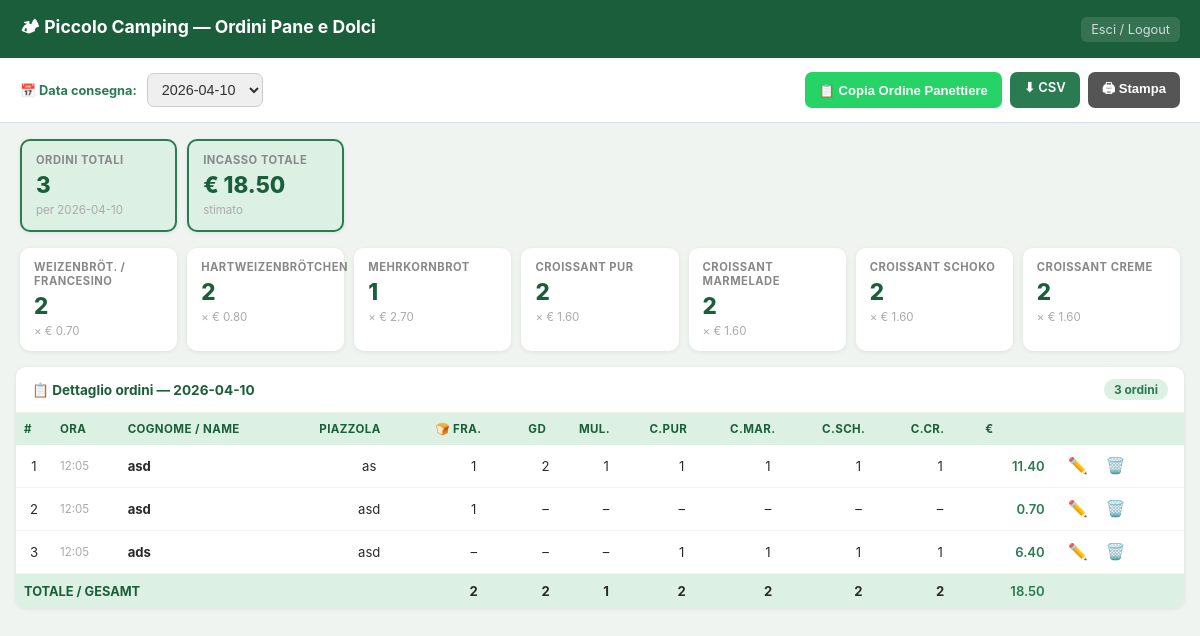
The app's page /manager/dashboard (signed in) with its own data.
### tables this page shows
CREATE TABLE orders (
            id                  INTEGER PRIMARY KEY AUTOINCREMENT,
            created_at          TEXT    DEFAULT (datetime('now','localtime')),
            delivery_date       TEXT    NOT NULL,
            customer_name       TEXT    NOT NULL,
            pitch_number        TEXT    NOT NULL,
            francesino          INTEGER DEFAULT 0,
            grano_duro          INTEGER DEFAULT 0,
            multicereale        INTEGER DEFAULT 0,
            cornetto_vuoto      INTEGER DEFAULT 0,
            cornetto_marmellata INTEGER DEFAULT 0,
            cornetto_cioccolato INTEGER DEFAULT 0,
            cornetto_crema      INTEGER DEFAULT 0,
            total_amount        REAL    DEFAULT 0
        );

### app.py (the view)
@app.route('/manager/dashboard')
def manager_dashboard():
    if not session.get('mgr'):
        return redirect(url_for('manager_login'))
    today = datetime.now().strftime('%Y-%m-%d')
    with get_db() as conn:
        dates = conn.execute(
            'SELECT DISTINCT delivery_date FROM orders ORDER BY delivery_date DESC'
        ).fetchall()
        sel = request.args.get('date') or (dates[0]['delivery_date'] if dates else today)
        orders = conn.execute(
            'SELECT * FROM orders WHERE delivery_date=? ORDER BY created_at',
            (sel,)).fetchall()
    totals = {k: sum(o[k] for o in orders) for k in PRICES}
    grand  = sum(o['total_amount'] for o in orders)
    return render_template('manager.html',
                           orders=orders, dates=dates,
                           selected_date=sel,
                           totals=totals,
                           grand_total=grand,
                           prices=PRICES)

### app.py (called while the page is built)
def get_db():
    conn = sqlite3.connect(DB_PATH)
    conn.row_factory = sqlite3.Row
    return conn

### templates/manager.html (shortened to what this page needs)
<!DOCTYPE html>
<html lang="it">
<head>
</head>
<body>
<div class="hdr">
  <h1>🏕 Piccolo Camping — Ordini Pane e Dolci</h1>
  <a href="/manager/logout">Esci / Logout</a>
</div>
<div class="date-bar no-print">
  <label>📅 Data consegna:</label>
  <form method="GET" action="/manager/dashboard" style="display:inline-flex;gap:8px;align-items:center">
    <select name="date" onchange="this.form.submit()">
      {% for d in dates %}
      <option value="{{ d['delivery_date'] }}"
        {% if d['delivery_date'] == selected_date %}selected{% endif %}>
        {{ d['delivery_date'] }}
      </option>
      {% endfor %}
    </select>
  </form>
  <div class="actions-group">
    <button class="copy-btn" id="btn_copia" onclick="copiaOrdine()">📋 Copia Ordine Panettiere</button>
    <a class="export-btn" href="/manager/export?date={{ selected_date }}">⬇ CSV</a>
    <button class="print-btn" onclick="window.print()">🖨 Stampa</button>
  </div>
</div>
<div class="summary">
  <div class="sum-card total-card">
    <h3>Ordini totali</h3>
    <p>{{ orders|length }}</p>
    <small>per {{ selected_date }}</small>
  </div>
  <div class="sum-card total-card">
    <h3>Incasso totale</h3>
    <p>€ {{ "%.2f"|format(grand_total) }}</p>
    <small>stimato</small>
  </div>
</div>
<div class="summary" style="padding-top:0">
  <div class="sum-card">
    <h3>Weizenbröt. / Francesino</h3>
    <p>{{ totals.francesino }}</p>
    <small>× € 0.70</small>
  </div>
  <div class="sum-card">
    <h3>Hartweizenbrötchen</h3>
    <p>{{ totals.grano_duro }}</p>
    <small>× € 0.80</small>
  </div>
  <div class="sum-card">
    <h3>Mehrkornbrot</h3>
    <p>{{ totals.multicereale }}</p>
    <small>× € 2.70</small>
  </div>
  <div class="sum-card">
    <h3>Croissant pur</h3>
    <p>{{ totals.cornetto_vuoto }}</p>
    <small>× € 1.60</small>
  </div>
  <div class="sum-card">
    <h3>Croissant Marmelade</h3>
    <p>{{ totals.cornetto_marmellata }}</p>
    <small>× € 1.60</small>
  </div>
  <div class="sum-card">
    <h3>Croissant Schoko</h3>
    <p>{{ totals.cornetto_cioccolato }}</p>
    <small>× € 1.60</small>
  </div>
  <div class="sum-card">
    <h3>Croissant Creme</h3>
    <p>{{ totals.cornetto_crema }}</p>
    <small>× € 1.60</small>
  </div>
</div>
<div class="table-wrap">
  <div class="table-title">
    <span>📋 Dettaglio ordini — {{ selected_date }}</span>
    <span class="badge-count">{{ orders|length }} ordini</span>
  </div>
  {% if orders %}
  <div style="overflow-x:auto">
  <table>
    <thead>
      <tr>
        <th>#</th>
        <th>Ora</th>
        <th>Cognome / Name</th>
        <th>Piazzola</th>
        <th title="Francesino">🍞 Fra.</th>
        <th title="Grano Duro">GD</th>
        <th title="Multicereale">Mul.</th>
        <th title="Cornetto vuoto">C.pur</th>
        <th title="Cornetto marmellata">C.Mar.</th>
        <th title="Cornetto cioccolato">C.Sch.</th>
        <th title="Cornetto crema">C.Cr.</th>
        <th>€</th>
        <th class="no-print"></th>
      </tr>
    </thead>
    <tbody>
      {% for o in orders %}
      <tr>
        <td class="td-num">{{ loop.index }}</td>
        <td class="td-time">{{ o['created_at'][11:16] }}</td>
        <td><strong>{{ o['customer_name'] }}</strong></td>
        <td class="td-num">{{ o['pitch_number'] }}</td>
        <td class="td-num">{% if o['francesino'] %}{{ o['francesino'] }}{% else %}–{% endif %}</td>
        <td class="td-num">{% if o['grano_duro'] %}{{ o['grano_duro'] }}{% else %}–{% endif %}</td>
        <td class="td-num">{% if o['multicereale'] %}{{ o['multicereale'] }}{% else %}–{% endif %}</td>
        <td class="td-num">{% if o['cornetto_vuoto'] %}{{ o['cornetto_vuoto'] }}{% else %}–{% endif %}</td>
        <td class="td-num">{% if o['cornetto_marmellata'] %}{{ o['cornetto_marmellata'] }}{% else %}–{% endif %}</td>
        <td class="td-num">{% if o['cornetto_cioccolato'] %}{{ o['cornetto_cioccolato'] }}{% else %}–{% endif %}</td>
        <td class="td-num">{% if o['cornetto_crema'] %}{{ o['cornetto_crema'] }}{% else %}–{% endif %}</td>
        <td class="td-eur">{{ "%.2f"|format(o['total_amount']) }}</td>
        <td class="no-print" style="white-space:nowrap">
          <button type="button" class="edit-btn"
                  data-id="{{ o['id'] }}"
                  data-name="{{ o['customer_name']|e }}"
                  data-fra="{{ o['francesino'] }}"
                  data-gd="{{ o['grano_duro'] }}"
                  data-mul="{{ o['multicereale'] }}"
                  data-cv="{{ o['cornetto_vuoto'] }}"
                  data-cm="{{ o['cornetto_marmellata'] }}"
                  data-cch="{{ o['cornetto_cioccolato'] }}"
                  data-ccr="{{ o['cornetto_crema'] }}"
                  onclick="apriModifica(this)">✏️</button>
          <form method="POST" action="/manager/delete/{{ o['id'] }}" style="margin:0;display:inline">
            <button type="submit" class="del-btn"
                    data-name="{{ o['customer_name']|e }}"
                    onclick="return confirm('Vuoi davvero eliminare l\'ordine di ' + this.dataset.name + '?')">
              🗑️
            </button>
          </form>
        </td>
      </tr>
      {% endfor %}
      <tr style="background:var(--lightg);font-weight:700">
        <td colspan="4" style="padding:9px 8px;color:var(--green);font-size:.8rem">
          TOTALE / GESAMT
        </td>
        <td class="td-num">{{ totals.francesino }}</td>
        <td class="td-num">{{ totals.grano_duro }}</td>
        <td class="td-num">{{ totals.multicereale }}</td>
        <td class="td-num">{{ totals.cornetto_vuoto }}</td>
        <td class="td-num">{{ totals.cornetto_marmellata }}</td>
        <td class="td-num">{{ totals.cornetto_cioccolato }}</td>
        <td class="td-num">{{ totals.cornetto_crema }}</td>
        <td class="td-eur">{{ "%.2f"|format(grand_total) }}</td>
        <td class="no-print"></td>
      </tr>
    </tbody>
  </table>
  </div>
  {% else %}
  <div class="empty-msg">
    📭 Nessun ordine ricevuto per il {{ selected_date }}
  </div>
  {% endif %}
</div>
</body>
</html>

### templates/manager.html (style rules this page uses)
:root { --green:#1B5E3B;--green2:#2A7A52;--gold:#C8880A; --cream:#FDFAF4;--lightg:#DCF0E4;--red:#C0392B }
* { box-sizing:border-box;margin:0;padding:0 }
body { font-family:-apple-system,BlinkMacSystemFont,'Segoe UI',sans-serif; background:#f0f4f0;color:#2a2a2a;padding:0 0 40px }
.hdr { background:var(--green);color:#fff;padding:14px 20px; display:flex;align-items:center;justify-content:space-between; box-shadow:0 2px 6px rgba(0,0,0,.2) }
.hdr h1 { font-size:1.1rem }
.hdr a { color:#fff;font-size:.8rem;opacity:.8;text-decoration:none; background:rgba(255,255,255,.15);padding:5px 10px;border-radius:6px }
.date-bar { background:#fff;padding:14px 20px;border-bottom:1px solid #dde; display:flex;align-items:center;gap:10px;flex-wrap:wrap }
.date-bar label { font-size:.8rem;font-weight:700;color:var(--green2) }
.date-bar select { padding:7px 10px;border:1.5px solid #ccc;border-radius:7px; font-size:.9rem;color:#333;cursor:pointer }
.export-btn { background:var(--green2);color:#fff; padding:7px 14px;border:none;border-radius:7px;font-size:.82rem; font-weight:600;cursor:pointer;text-decoration:none;display:inline-block }
.print-btn { background:#555;color:#fff;padding:7px 14px;border:none; border-radius:7px;font-size:.82rem;font-weight:600;cursor:pointer }
.copy-btn { background:#25D366;color:#fff;padding:7px 14px;border:none; border-radius:7px;font-size:.82rem;font-weight:600;cursor:pointer; white-space:nowrap;transition:background .2s }
.actions-group { margin-left:auto;display:flex;gap:8px;flex-wrap:wrap }
.summary { display:grid;grid-template-columns:repeat(auto-fill,minmax(140px,1fr)); gap:10px;padding:16px 20px }
.sum-card { background:#fff;border-radius:10px;padding:12px 14px; box-shadow:0 1px 4px rgba(0,0,0,.08) }
.sum-card h3 { font-size:.7rem;color:#888;text-transform:uppercase; letter-spacing:.5px;margin-bottom:4px }
.sum-card p { font-size:1.4rem;font-weight:800;color:var(--green) }
.sum-card small { font-size:.72rem;color:#aaa }
.total-card { background:var(--lightg);border:2px solid var(--green2) }
.total-card p { color:var(--green) }
.table-wrap { margin:0 16px;background:#fff;border-radius:10px;overflow:hidden; box-shadow:0 1px 4px rgba(0,0,0,.08) }
.table-title { padding:12px 16px;font-size:.85rem;font-weight:700; color:var(--green);border-bottom:1px solid #eee; display:flex;justify-content:space-between;align-items:center }
.badge-count { background:var(--lightg);color:var(--green2); font-size:.75rem;padding:3px 10px;border-radius:20px }
table { width:100%;border-collapse:collapse;font-size:.82rem }
thead tr { background:var(--lightg) }
th { padding:9px 8px;text-align:left;font-size:.72rem;color:var(--green); font-weight:700;text-transform:uppercase;letter-spacing:.4px; white-space:nowrap }
td { padding:9px 8px;border-bottom:1px solid #f4f4f4 }
tr:last-child td { border-bottom:none }
.td-num { text-align:center }
.td-eur { text-align:right;font-weight:600;color:var(--green2) }
.td-time { color:#aaa;font-size:.72rem }
.del-btn,.edit-btn { background:none;border:none;font-size:1rem;cursor:pointer; padding:4px 7px;border-radius:6px;transition:background .15s;line-height:1 }

### records on screen
orders: created_at "12:05", customer_name "asd", pitch_number "as", francesino "1", grano_duro "2", multicereale "1", cornetto_vuoto "1", cornetto_marmellata "1", cornetto_cioccolato "1", cornetto_crema "1", total_amount "11.40"
orders: created_at "12:05", customer_name "asd", pitch_number "asd", francesino "1", total_amount "0.70"
orders: created_at "12:05", customer_name "ads", pitch_number "asd", cornetto_vuoto "1", cornetto_marmellata "1", cornetto_cioccolato "1", cornetto_crema "1", total_amount "6.40"

### other values on screen
{{ orders|length }} "3"
{{ selected_date }} "2026-04-10"
{{ "%.2f"|format(grand_total) }} "18.50"
{{ totals.francesino }} "2"
{{ totals.grano_duro }} "2"
{{ totals.multicereale }} "1"
{{ totals.cornetto_vuoto }} "2"
{{ totals.cornetto_marmellata }} "2"
{{ totals.cornetto_cioccolato }} "2"
{{ totals.cornetto_crema }} "2"
form field date "2026-04-10"
